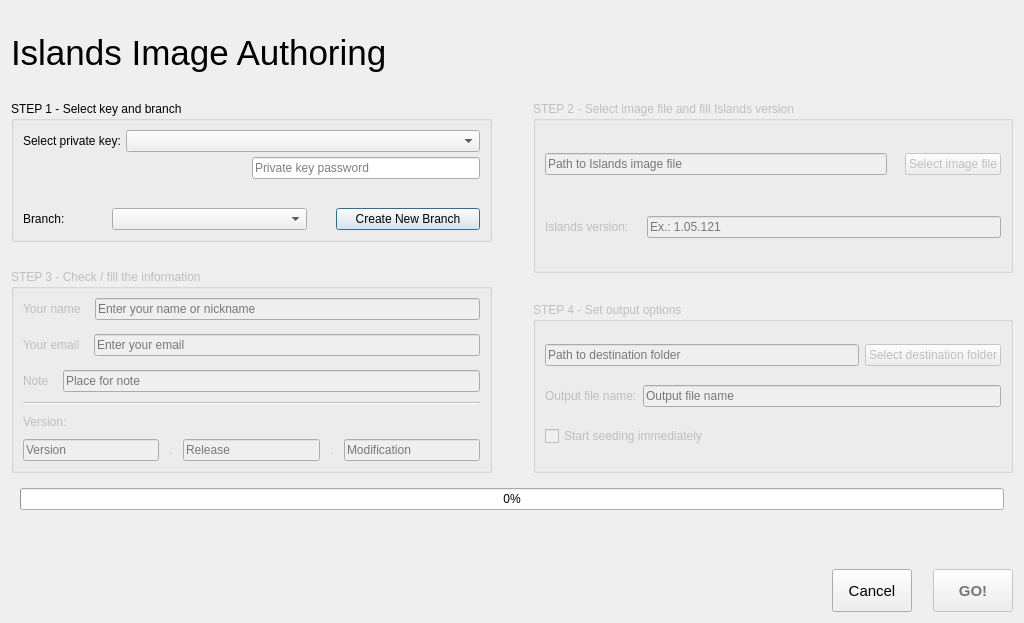
<?xml version="1.0" encoding="UTF-8"?>
<ui version="4.0">
 <class>ImageAuthoringForm</class>
 <widget class="QDialog" name="ImageAuthoringForm">
  <property name="windowModality">
   <enum>Qt::WindowModal</enum>
  </property>
  <property name="geometry">
   <rect>
    <x>0</x>
    <y>0</y>
    <width>1024</width>
    <height>623</height>
   </rect>
  </property>
  <property name="windowTitle">
   <string>Image Authoring</string>
  </property>
  <layout class="QVBoxLayout" name="verticalLayout_11">
   <item>
    <widget class="QLabel" name="form_title">
     <property name="font">
      <font>
       <pointsize>26</pointsize>
      </font>
     </property>
     <property name="text">
      <string>Islands Image Authoring</string>
     </property>
    </widget>
   </item>
   <item>
    <layout class="QHBoxLayout" name="horizontalLayout_8">
     <property name="spacing">
      <number>41</number>
     </property>
     <item>
      <layout class="QVBoxLayout" name="verticalLayout_9">
       <property name="spacing">
        <number>27</number>
       </property>
       <item>
        <widget class="QGroupBox" name="groupBox">
         <property name="font">
          <font>
           <weight>50</weight>
           <bold>false</bold>
          </font>
         </property>
         <property name="title">
          <string>STEP 1 - Select key and branch</string>
         </property>
         <property name="flat">
          <bool>false</bool>
         </property>
         <layout class="QVBoxLayout" name="verticalLayout_2">
          <property name="spacing">
           <number>29</number>
          </property>
          <item>
           <layout class="QVBoxLayout" name="verticalLayout">
            <property name="spacing">
             <number>5</number>
            </property>
            <item>
             <layout class="QHBoxLayout" name="horizontalLayout_2">
              <item>
               <widget class="QLabel" name="label">
                <property name="sizePolicy">
                 <sizepolicy hsizetype="Minimum" vsizetype="Preferred">
                  <horstretch>0</horstretch>
                  <verstretch>0</verstretch>
                 </sizepolicy>
                </property>
                <property name="text">
                 <string>Select private key:</string>
                </property>
               </widget>
              </item>
              <item>
               <widget class="QComboBox" name="select_private_key">
                <property name="sizePolicy">
                 <sizepolicy hsizetype="Preferred" vsizetype="Fixed">
                  <horstretch>1</horstretch>
                  <verstretch>0</verstretch>
                 </sizepolicy>
                </property>
                <property name="currentText">
                 <string/>
                </property>
               </widget>
              </item>
             </layout>
            </item>
            <item>
             <layout class="QHBoxLayout" name="horizontalLayout_6">
              <item>
               <spacer name="horizontalSpacer_2">
                <property name="orientation">
                 <enum>Qt::Horizontal</enum>
                </property>
                <property name="sizeHint" stdset="0">
                 <size>
                  <width>40</width>
                  <height>20</height>
                 </size>
                </property>
               </spacer>
              </item>
              <item>
               <widget class="QLineEdit" name="private_key_password">
                <property name="echoMode">
                 <enum>QLineEdit::Password</enum>
                </property>
                <property name="placeholderText">
                 <string>Private key password</string>
                </property>
               </widget>
              </item>
             </layout>
            </item>
           </layout>
          </item>
          <item>
           <layout class="QHBoxLayout" name="horizontalLayout_7">
            <item>
             <widget class="QLabel" name="label_2">
              <property name="maximumSize">
               <size>
                <width>60</width>
                <height>16777215</height>
               </size>
              </property>
              <property name="text">
               <string>Branch:</string>
              </property>
             </widget>
            </item>
            <item>
             <widget class="QComboBox" name="select_branch"/>
            </item>
            <item>
             <widget class="QPushButton" name="btn_create_branch">
              <property name="maximumSize">
               <size>
                <width>144</width>
                <height>16777215</height>
               </size>
              </property>
              <property name="text">
               <string>Create New Branch</string>
              </property>
             </widget>
            </item>
           </layout>
          </item>
         </layout>
        </widget>
       </item>
       <item>
        <widget class="QGroupBox" name="groupBox_3">
         <property name="enabled">
          <bool>false</bool>
         </property>
         <property name="title">
          <string>STEP 3 - Check / fill the information</string>
         </property>
         <layout class="QVBoxLayout" name="verticalLayout_7">
          <property name="spacing">
           <number>10</number>
          </property>
          <item>
           <layout class="QVBoxLayout" name="verticalLayout_3">
            <property name="spacing">
             <number>14</number>
            </property>
            <item>
             <layout class="QHBoxLayout" name="horizontalLayout_10">
              <item>
               <widget class="QLabel" name="label_4">
                <property name="text">
                 <string>Your name</string>
                </property>
               </widget>
              </item>
              <item>
               <widget class="QLineEdit" name="publisher">
                <property name="placeholderText">
                 <string>Enter your name or nickname</string>
                </property>
               </widget>
              </item>
             </layout>
            </item>
            <item>
             <layout class="QHBoxLayout" name="horizontalLayout_9">
              <item>
               <widget class="QLabel" name="label_5">
                <property name="text">
                 <string>Your email</string>
                </property>
               </widget>
              </item>
              <item>
               <widget class="QLineEdit" name="publisher_email">
                <property name="placeholderText">
                 <string>Enter your email</string>
                </property>
               </widget>
              </item>
             </layout>
            </item>
            <item>
             <layout class="QHBoxLayout" name="horizontalLayout_11">
              <item>
               <widget class="QLabel" name="label_6">
                <property name="text">
                 <string>Note</string>
                </property>
               </widget>
              </item>
              <item>
               <widget class="QLineEdit" name="note">
                <property name="text">
                 <string/>
                </property>
                <property name="placeholderText">
                 <string>Place for note</string>
                </property>
               </widget>
              </item>
             </layout>
            </item>
           </layout>
          </item>
          <item>
           <widget class="Line" name="line">
            <property name="orientation">
             <enum>Qt::Horizontal</enum>
            </property>
           </widget>
          </item>
          <item>
           <layout class="QVBoxLayout" name="verticalLayout_6">
            <item>
             <widget class="QLabel" name="label_8">
              <property name="text">
               <string>Version:</string>
              </property>
             </widget>
            </item>
            <item>
             <layout class="QHBoxLayout" name="horizontalLayout_13">
              <item>
               <widget class="QLineEdit" name="image_version">
                <property name="inputMask">
                 <string>0009</string>
                </property>
                <property name="placeholderText">
                 <string>Version</string>
                </property>
               </widget>
              </item>
              <item>
               <widget class="QLabel" name="label_9">
                <property name="text">
                 <string>.</string>
                </property>
               </widget>
              </item>
              <item>
               <widget class="QLineEdit" name="image_release">
                <property name="inputMask">
                 <string>0099</string>
                </property>
                <property name="placeholderText">
                 <string>Release</string>
                </property>
               </widget>
              </item>
              <item>
               <widget class="QLabel" name="label_10">
                <property name="text">
                 <string>.</string>
                </property>
               </widget>
              </item>
              <item>
               <widget class="QLineEdit" name="image_modification">
                <property name="inputMask">
                 <string>0099</string>
                </property>
                <property name="placeholderText">
                 <string>Modification</string>
                </property>
               </widget>
              </item>
             </layout>
            </item>
           </layout>
          </item>
         </layout>
        </widget>
       </item>
      </layout>
     </item>
     <item>
      <layout class="QVBoxLayout" name="verticalLayout_10">
       <property name="spacing">
        <number>29</number>
       </property>
       <item>
        <widget class="QGroupBox" name="groupBox_2">
         <property name="enabled">
          <bool>false</bool>
         </property>
         <property name="title">
          <string>STEP 2 - Select image file and fill Islands version</string>
         </property>
         <layout class="QVBoxLayout" name="verticalLayout_5">
          <property name="spacing">
           <number>18</number>
          </property>
          <item>
           <layout class="QHBoxLayout" name="horizontalLayout">
            <item>
             <widget class="QLineEdit" name="source_file">
              <property name="placeholderText">
               <string>Path to Islands image file</string>
              </property>
             </widget>
            </item>
            <item>
             <widget class="QPushButton" name="btn_select_source">
              <property name="text">
               <string>Select image file</string>
              </property>
             </widget>
            </item>
           </layout>
          </item>
          <item>
           <layout class="QHBoxLayout" name="horizontalLayout_4">
            <item>
             <widget class="QLabel" name="label_3">
              <property name="text">
               <string>Islands version:</string>
              </property>
             </widget>
            </item>
            <item>
             <widget class="QLineEdit" name="islands_version">
              <property name="placeholderText">
               <string>Ex.: 1.05.121</string>
              </property>
             </widget>
            </item>
           </layout>
          </item>
         </layout>
        </widget>
       </item>
       <item>
        <widget class="QGroupBox" name="groupBox_4">
         <property name="enabled">
          <bool>false</bool>
         </property>
         <property name="title">
          <string>STEP 4 - Set output options</string>
         </property>
         <layout class="QVBoxLayout" name="verticalLayout_8">
          <item>
           <layout class="QHBoxLayout" name="horizontalLayout_3">
            <item>
             <widget class="QLineEdit" name="path_to_dest">
              <property name="text">
               <string/>
              </property>
              <property name="placeholderText">
               <string>Path to destination folder</string>
              </property>
             </widget>
            </item>
            <item>
             <widget class="QPushButton" name="btn_select_dest_path">
              <property name="text">
               <string>Select destination folder</string>
              </property>
             </widget>
            </item>
           </layout>
          </item>
          <item>
           <layout class="QHBoxLayout" name="horizontalLayout_12">
            <item>
             <widget class="QLabel" name="label_7">
              <property name="text">
               <string>Output file name:</string>
              </property>
             </widget>
            </item>
            <item>
             <widget class="QLineEdit" name="out_filename">
              <property name="placeholderText">
               <string>Output file name</string>
              </property>
             </widget>
            </item>
           </layout>
          </item>
          <item>
           <widget class="QCheckBox" name="chk_seed_now">
            <property name="text">
             <string>Start seeding immediately</string>
            </property>
           </widget>
          </item>
         </layout>
        </widget>
       </item>
      </layout>
     </item>
    </layout>
   </item>
   <item>
    <widget class="QWidget" name="progress_wrap" native="true">
     <property name="visible">
      <bool>true</bool>
     </property>
     <layout class="QVBoxLayout" name="verticalLayout_4">
      <item>
       <widget class="QProgressBar" name="progressBar">
        <property name="value">
         <number>0</number>
        </property>
       </widget>
      </item>
      <item>
       <widget class="QLabel" name="lbl_action">
        <property name="text">
         <string/>
        </property>
       </widget>
      </item>
     </layout>
    </widget>
   </item>
   <item>
    <layout class="QHBoxLayout" name="horizontalLayout_5">
     <property name="spacing">
      <number>21</number>
     </property>
     <item>
      <spacer name="horizontalSpacer">
       <property name="orientation">
        <enum>Qt::Horizontal</enum>
       </property>
       <property name="sizeHint" stdset="0">
        <size>
         <width>40</width>
         <height>20</height>
        </size>
       </property>
      </spacer>
     </item>
     <item>
      <widget class="QPushButton" name="btn_cancel">
       <property name="font">
        <font>
         <pointsize>11</pointsize>
        </font>
       </property>
       <property name="styleSheet">
        <string notr="true">height: 35px</string>
       </property>
       <property name="text">
        <string>Cancel</string>
       </property>
      </widget>
     </item>
     <item>
      <widget class="QPushButton" name="btn_go">
       <property name="enabled">
        <bool>false</bool>
       </property>
       <property name="font">
        <font>
         <pointsize>11</pointsize>
         <weight>75</weight>
         <bold>true</bold>
        </font>
       </property>
       <property name="styleSheet">
        <string notr="true">QPushButton{
height: 35px;
}


QPushButton:enabled{
	color: green;
}

QPushButton:disabled{
	color: #777;
}</string>
       </property>
       <property name="text">
        <string>GO!</string>
       </property>
      </widget>
     </item>
    </layout>
   </item>
  </layout>
 </widget>
 <resources/>
 <connections/>
</ui>
